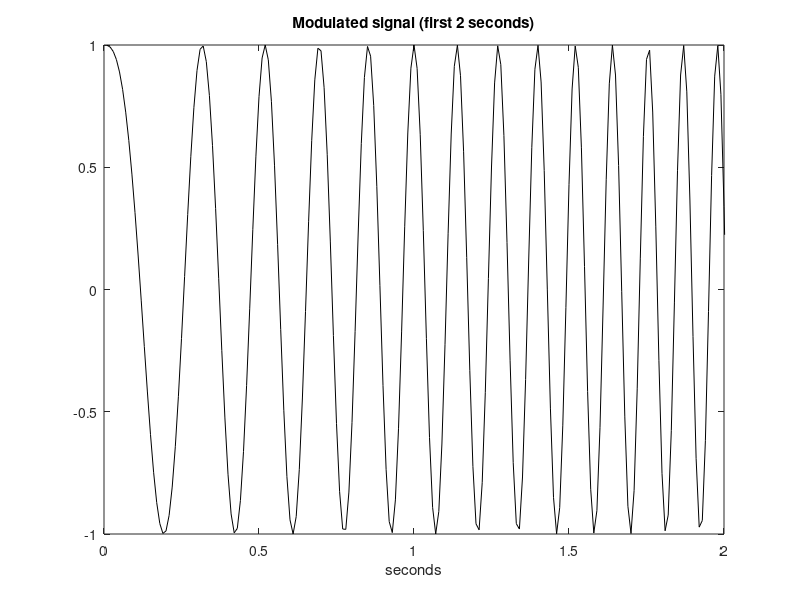

Recreate this plot in MATLAB.
% Modulated signal

fs=100; %sampling frequency in Hz
tiv=1/fs; %time between samples
t=tiv:tiv:(10+tiv); %time intervals set (10 seconds)(t>0)

fsig=5; %signal base frequency in Hz
wsig=fsig*2*pi; %signal base frequency in rad/s
K=1.4; %modulation exponent
y=exp(-i*wsig*(t.^K))'; %the modulated signal

yr=real(y);
plot(t,yr,'k');
axis([0 2 -1 1]);
title('Modulated signal (first 2 seconds)');
xlabel('seconds');
